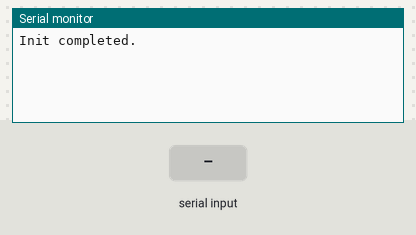
Simulated run of this sketch. Board: ESP32. Shown: the last lines printed to the serial monitor. Inputs (shaded band) come from the test bench.

Above: at 1.2 s.
1.3 s: "<90,45,200>" received over the second serial link
At 2.0 s:
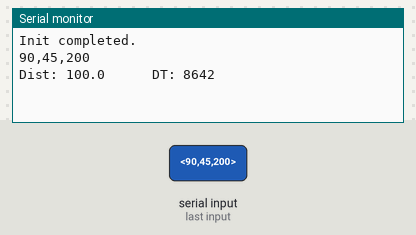
2.8 s: "<90,45>" received over the second serial link
At 3.2 s:
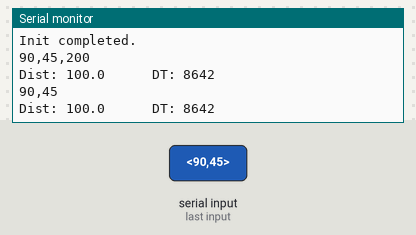
4.3 s: "<90,45,200,10>" received over the second serial link
At 5.5 s:
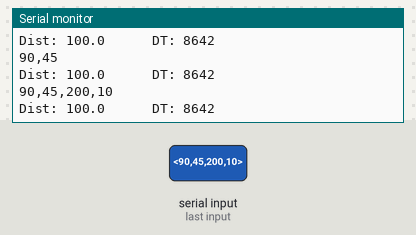
5.8 s: "<5>" received over the second serial link
At 6.6 s:
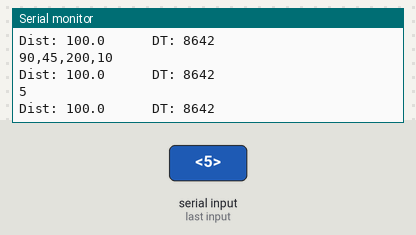

Measured:
- after the input at 1.3 s, the serial monitor: prints a new line at once (image 1)
- after the input at 2.8 s, the serial monitor: prints a new line at once (image 2)
- after the input at 4.3 s, the serial monitor: prints a new line at once (image 3)
- after the input at 5.8 s, the serial monitor: prints a new line at once (image 4)

The sketch:

uart_slave.ino
```cpp
#include <HardwareSerial.h>
#define RX_PIN 16
#define TX_PIN 17
#define DIST_MIN 1
#define DIST_MAX 8
#define T_MIN 95
#define T_MAX 700

HardwareSerial SerialPort(2); // use UART2

const byte N_CHARS = 32;
const char SERIAL_MSG_OPEN_CHAR = '<';
const char SERIAL_MSG_CLOSE_CHAR = '>';
const char SERIAL_MSG_DELIMITER_PARSE_CHAR[] = {','};

const int CONFIG_ID = 0;
const int DATA_ID = 1;

char received_chars[N_CHARS]; // Serial comms variables
bool new_data = false;
uint16_t dt_alarm = 0; //ms, delay before next alarm
float dist = 100;
const float dist_to_t_coeff = (float)(T_MAX - T_MIN) / (float)(DIST_MAX - DIST_MIN);
int n_sensors = 4;
char bt_speaker_name[N_CHARS] = "TG-191";

// Gets a message sent over serial communication
void RecvWithStartEndMarkers()
{
  static boolean recvInProgress = false;
  static byte ndx = 0;
  char rc;

  while (SerialPort.available() > 0 && new_data == false)
  {
    rc = SerialPort.read();
    if (recvInProgress == true)
    {
      if (rc != SERIAL_MSG_CLOSE_CHAR)
      {
        received_chars[ndx] = rc;
        ndx++;
        if (ndx >= N_CHARS)
          ndx = N_CHARS - 1;
      }
      else
      {
        received_chars[ndx] = '\0'; // terminate the string
        recvInProgress = false;
        ndx = 0;
        new_data = true;
      }
    }

    else if (rc == SERIAL_MSG_OPEN_CHAR)
      recvInProgress = true;
  }
}

void ParseData() // WARNING, this function can parse invalid messages (without tolerance & maybe more cases)
{
  // split the data into its parts
  char *strtokIndx;   // this is used by strtok() as an index                                             // this is used by strtok() as an index
  char tempChars[N_CHARS];
  strcpy(tempChars, received_chars);
  // this copy is necessary to protect the original data
  // because strtok() used in ParseData() replaces the commas with \0

  dist = 100;
  strtokIndx = strtok(tempChars, SERIAL_MSG_DELIMITER_PARSE_CHAR); // get the first part - the string
  if(atoi(strtokIndx) == DATA_ID){  //Detect msg type
    for(int i=0; i<n_sensors; i++)
    {
      strtokIndx = strtok(NULL, SERIAL_MSG_DELIMITER_PARSE_CHAR);      // this continues where the previous call left off
      if(dist > atof(strtokIndx)) dist = atof(strtokIndx);  // Parse only min value
    }
  }
  else if (atoi(strtokIndx) == CONFIG_ID){  //Detect msg type
    strtokIndx = strtok(NULL, SERIAL_MSG_DELIMITER_PARSE_CHAR);
    n_sensors = atoi(strtokIndx);
    strtokIndx = strtok(NULL, SERIAL_MSG_DELIMITER_PARSE_CHAR);
    strcpy(bt_speaker_name, strtokIndx);
  }
}


void setup() {
  // Setup serial com
  SerialPort.begin(115200, SERIAL_8N1, RX_PIN, TX_PIN);
  Serial.begin(115200);
  Serial.println("Init completed.");
}

void loop() {
  // Read & Parse
  RecvWithStartEndMarkers();
  if (new_data == true)
  {
    Serial.println(received_chars);
    ParseData(); // updates variable dist
    dt_alarm = (int) (dist * dist_to_t_coeff);  // Convert dist into time
    Serial.println("Dist: " + String(dist,1) + "      DT: " + dt_alarm);
    new_data = false;
  }
}
```
